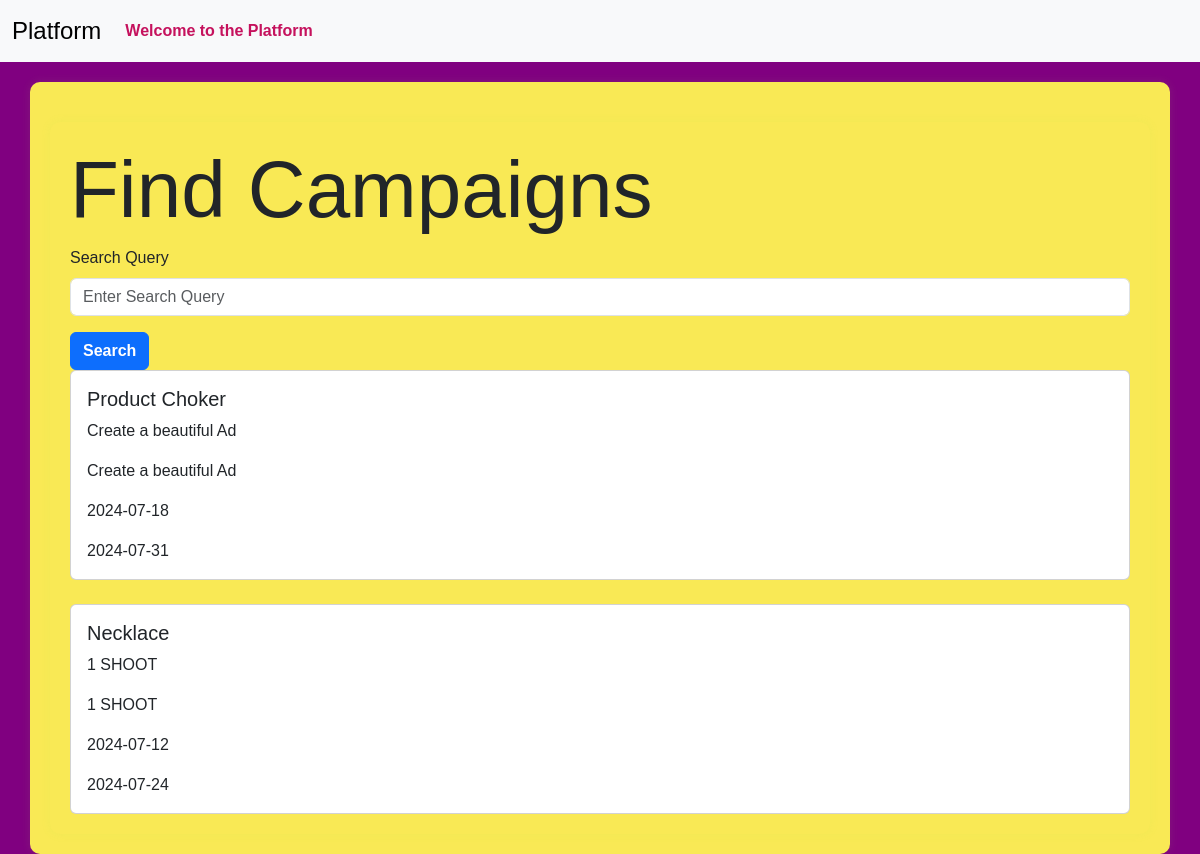
Page /influencer/find-campaigns (signed in) on the earlier database version.
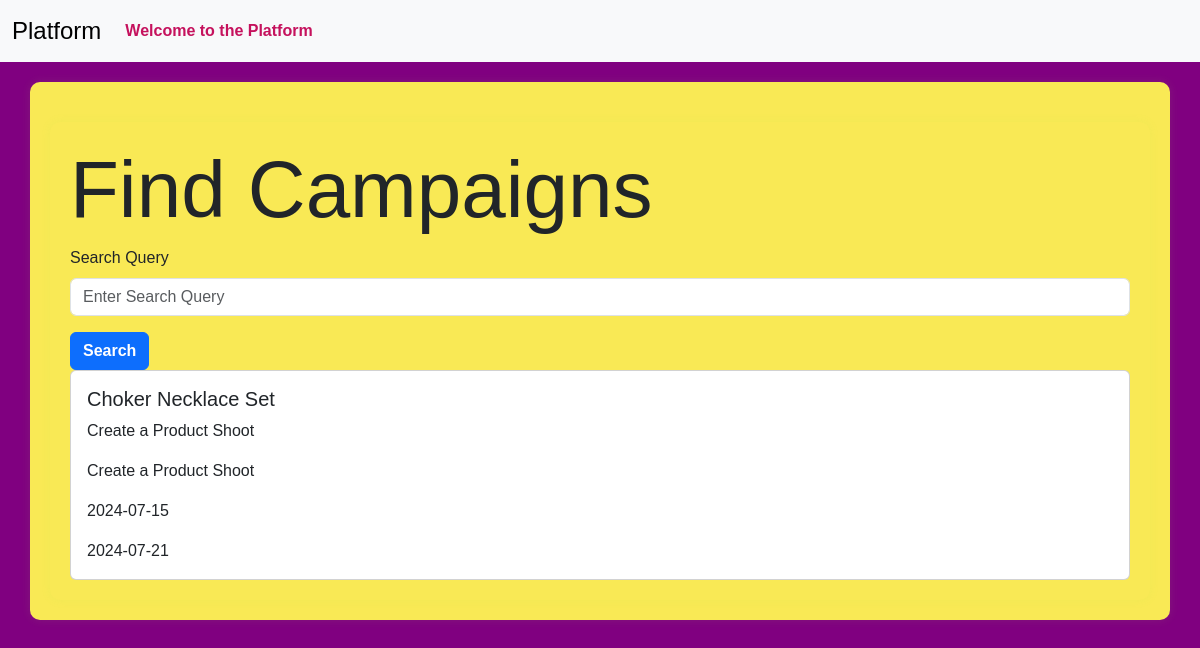
Same page on the later database version.
### models.py (models this page shows)
class Campaign(db.Model):
    __tablename__ = 'campaign'
    id = Column(Integer, primary_key=True)
    name = Column(String(256), unique=False)
    description = Column(Text, nullable=True)
    start_date = Column(Date, nullable=False,default=date.today())
    end_date = Column(Date, nullable=False,default=lambda:date.today()+timedelta(days=30))
    budget = Column(Float, nullable=False,default=0.0)
    visibility = Column(Enum('public', 'private', name='visibility_enum'), nullable=False, default='public')
    sponsor_id = Column(Integer, ForeignKey('sponsor.id'), nullable=False)
    flagged = Column(Boolean, default=False)
    status = Column(String(20), nullable=False,default='In Progress')
    niche = db.Column(db.Enum(NicheEnum), nullable=False)
    completion_status = Column(Boolean, default=False)
    sponsor = relationship('Sponsor', backref='campaigns', overlaps="sponsor_campaigns,sponsor_relation")

### routes.py (the view)
@app.route('/influencer/find-campaigns', methods=['GET','POST'])
@auth_required
def find_campaigns():
    if request.method=='POST':
        pass
    campaigns=Campaign.query.filter(Campaign.sponsor_id.isnot(None)).all()
    return render_template('find_campaigns.html',campaigns=campaigns)

### app.py (called while the page is built)
@login_manager.user_loader
def load_user(user_id):
    return User.query.get(int(user_id))

### routes.py (called while the page is built)
def auth_required(func):
    @wraps(func)
    def inner(*args,**kwargs):
        if 'user_id' in session:
            return func(*args,**kwargs)
        else:
           flash('Kindly login first.')
           return redirect(url_for('login'))
    return inner

### templates/find_campaigns.html (shortened to what this page needs)
{% extends 'layout.html' %}
{% block content %}
<div class="container">
    <h1 class="display-1">Find Campaigns</h1>
    <form action="{{url_for('find_campaigns')}}" method="post">
        <div class="mb-3">
            <label for="searchQuery" class="form-label">Search Query</label>
            <input type="text" class="form-control" id="searchQuery" name="searchQuery" placeholder="Enter Search Query">
        </div>
        <button type="submit" class="btn btn-primary">Search</button>
    </form>
    <div class="row row-cols-1 row cols md-2 g-4">
        {% for campaign in campaigns %}
        <div class="col">
            <div class="card">
                <div class="card-body">
                    <h5 class="card-title">{{campaign.name}}</h5>
                    <p class="card-text">{{campaign.description}}</p>
                    <p class="card-text">{{campaign.description}}</p>
                    <p class="card-text">{{campaign.start_date}}</p>
                    <p class="card-text">{{campaign.end_date}}</p>
                </div>
            </div>
        </div>
        {% endfor %}
    </div>
</div>
{% endblock %}

### templates/layout.html (shortened to what this page needs)
<!DOCTYPE html>
<html lang="en">
<head>
  <link href="https://cdn.jsdelivr.net/npm/bootstrap@5.3.3/dist/css/bootstrap.min.css" rel="stylesheet">
  {% block style %}
         <link href="{{url_for('static',filename='profile_pictures/style.css')}}" rel="stylesheet">
  {% endblock %}
</head>
<body>
<nav class="navbar navbar-expand-lg bg-body-tertiary">
        <div class="container-fluid">
          <a class="navbar-brand" href="#">Platform</a>
          <div class="collapse navbar-collapse" id="navbarSupportedContent">
            <ul class="navbar-nav me-auto mb-2 mb-lg-0">
              {% if 'user_id' in session %}
                <li class="nav-item">
                  <a class="nav-link" href="#">Welcome to the Platform</a>
                </li>
              {% endif %}
            </ul>
          </div>
        </div>
</nav>
<div class="container">
    {% block content %}
    {% endblock %}
</div>
</body>
</html>

### static/profile_pictures/style.css (style rules this page uses)
body { font-family: 'Arial', sans-serif; background-color:#800080; }
.navbar { margin-bottom: 20px; }
.navbar-brand { font-size: 1.5rem; }
.nav-link { color: #c5125d; font-weight: bold; }
.container { margin-top: 20px; background-color: #f9e955; padding: 20px; border-radius: 10px; box-shadow: 0px 0px 10px rgba(154, 241, 83, 0.1); }
.btn { font-weight: bold; }

Differences in the rows shown:
removed Campaign: name "Necklace", description "1 SHOOT", start_date "2024-07-12", end_date "2024-07-24"
changed Campaign: name "Product Choker" → "Choker Necklace Set"; description "Create a beautiful Ad" → "Create a Product Shoot"; start_date "2024-07-18" → "2024-07-15"; end_date "2024-07-31" → "2024-07-21"
